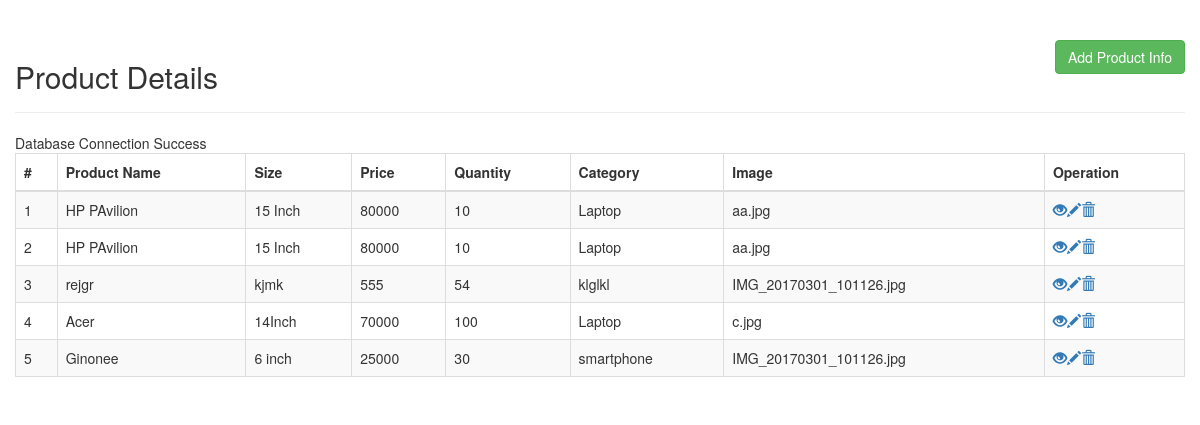
The page / on the database its author committed.
### tables this page shows
CREATE TABLE `products` (
  `id` int(11) NOT NULL,
  `name` varchar(50) NOT NULL,
  `category` varchar(50) NOT NULL,
  `quantity` int(11) NOT NULL,
  `size` varchar(20) NOT NULL,
  `price` float NOT NULL,
  `image` varchar(100) NOT NULL
);

### index.php (the view, shortened to what this page needs)
<!DOCTYPE html>
<html>
<head>
	<link rel="stylesheet" href="https://maxcdn.bootstrapcdn.com/bootstrap/3.3.7/css/bootstrap.min.css">
</head>
<body>
	<div class="wrapper">
		<div class="container-fluid">
			<div class="row">
				<div class="col-md-12">
					<div class="page-header clearfix">
						<h2 class="pull-left">Product Details</h2><a href="create.php" class="btn btn-success pull-right">Add Product Info</a>
					</div>
					<?php
						require_once "config.php";
						$sql ="SELECT *FROM products";
						if($result = mysqli_query($link, $sql))
						{
							if(mysqli_num_rows($result) > 0)
							{
								echo "<table class='table table-bordered table-striped'>";
								echo "<thead>";
									echo "<tr>";
										echo "<th>#</th>";
										echo "<th>Product Name</th>";
										echo "<th>Size</th>";
										echo "<th>Price</th>";
										echo "<th>Quantity</th>";
										echo "<th>Category</th>";
										echo "<th>Image</th>";
										echo "<th>Operation</th>";
									echo "</tr>";
								echo "</thead>";
								echo "<tbody>";
								while($row = mysqli_fetch_array($result))
								{
									echo "<tr>";
										echo "<td>" . $row['id'] . "</td>";
										echo "<td>" . $row['name'] . "</td>";
										echo "<td>" . $row['size'] . "</td>";
										echo "<td>" . $row['price'] . "</td>";
										echo "<td>" . $row['quantity'] . "</td>";
										echo "<td>" . $row['category'] . "</td>";
										echo "<td>" . $row['image'] . "</td>";
										echo "<td>";
                                            echo "<a href='read.php?id=". $row['id'] ."' title='View Record' data-toggle='tooltip'><span class='glyphicon glyphicon-eye-open'></span></a>";
                                            echo "<a href='update.php?id=". $row['id'] ."' title='Update Record' data-toggle='tooltip'><span class='glyphicon glyphicon-pencil'></span></a>";
                                            echo "<a href='delete.php?id=". $row['id'] ."' title='Delete Record' data-toggle='tooltip'><span class='glyphicon glyphicon-trash'></span></a>";
                                       		 echo "</td>";
                                       	echo "</tr>";
								}
								echo "</tbody>";
								echo "</table>";
							}
							else
							{
								echo "<p class='lead'><em> No record were Found</em></p>";
							}
						}
						else
						{
							echo "Error : Could not execute" . mysqli_error($link);
						}
					?>
				</div>
			</div>
		</div>
	</div>
</body>
</html>

### config.php (shortened to what this page needs)
<?php
	$link =  mysqli_connect(DB_SERVER, DB_USERNAME, DB_PASSWORD, DB_NAME);
	if($link === false)
	{
		die("Error: Could not connect" . mysqli_connect_error());
	}
	else
	{
		echo "Database Connection Success";
	}
?>

### rows shown on the page
products: id "1", name "HP PAvilion", size "15 Inch", price "80000", quantity "10", category "Laptop", image "aa.jpg"
products: id "2", name "HP PAvilion", size "15 Inch", price "80000", quantity "10", category "Laptop", image "aa.jpg"
products: id "3", name "rejgr", size "kjmk", price "555", quantity "54", category "klglkl", image "IMG_20170301_101126.jpg"
products: id "4", name "Acer", size "14Inch", price "70000", quantity "100", category "Laptop", image "c.jpg"
products: id "5", name "Ginonee", size "6 inch", price "25000", quantity "30", category "smartphone", image "IMG_20170301_101126.jpg"
